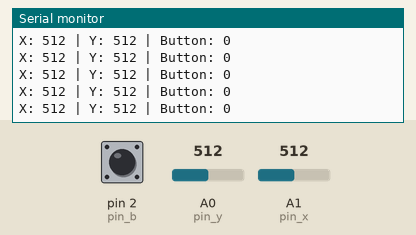
The sketch below on a simulated Arduino Uno, built with avr-gcc and run on an emulated ATmega328P. Parts: the last lines printed to the serial monitor. The inputs (shaded band) are chosen by the test bench; at power-on: A0 (pin_y) = 512, A1 (pin_x) = 512, pin 2 (pin_b) HIGH.

Above: at 1.2 s.
1.3 s: A0 (pin_y) set to 716
At 1.32 s:
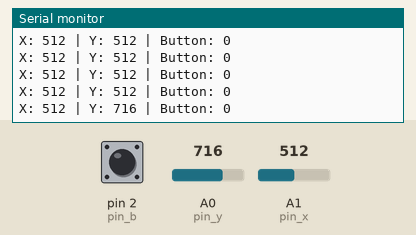
2.8 s: A1 (pin_x) set to 716
At 2.83 s:
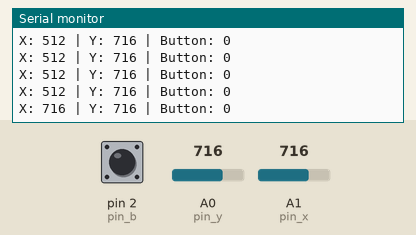
4.3 s: pin 2 (pin_b) pulled LOW for 0.15 s
At 4.74 s:
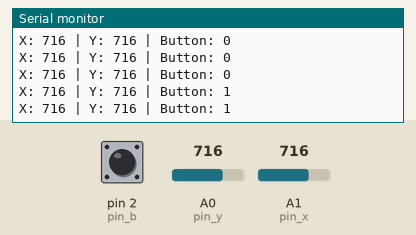
7.4 s: pin 2 (pin_b) pulled LOW for 1 s
At 8.66 s:
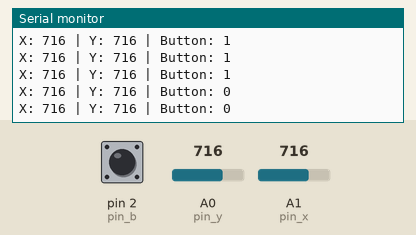
11.4 s: A0 (pin_y) set to 900
At 11.48 s:
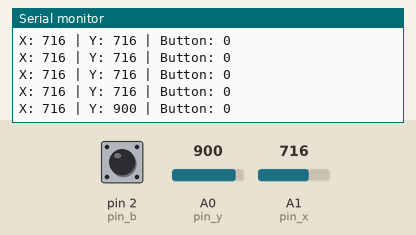
12.9 s: A1 (pin_x) set to 900
At 13.0 s:
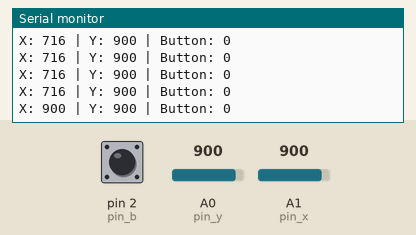
Timing chart, 0 to 15.4 s (numbered marks = the images above; inputs shaded):
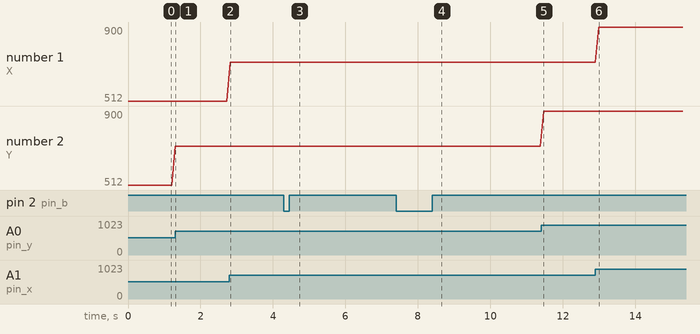

Measured:
- after the input at 1.3 s, the serial monitor: prints a new line at once (image 1)
- after the input at 2.8 s, the serial monitor: prints a new line at once (image 2)
- after the input at 4.3 s, the serial monitor: prints a new line after 0.33 s (image 3)
- after the input at 7.4 s, the serial monitor: prints a new line after 1.2 s (image 4)
- after the input at 11.4 s, the serial monitor: prints a new line after 0.08 s (image 5)
- after the input at 12.9 s, the serial monitor: prints a new line after 0.09 s (image 6)
- plotted number 2: 512 → 716 after the input at 1.3 s, 716 → 900 after the input at 11.4 s

The sketch:

joystick_Arduino.ino
```cpp
int pin_x = A1;
int pin_y = A0;
int pin_b = 2;

int position_x = 0;
int position_y = 0;
int b_now = 0;
int num = 0;

void setup(){
  // initialize serial communications at 9600 bps
  Serial.begin(9600);
  // set pin mod as INPUT
  pinMode(pin_x, INPUT);
  pinMode(pin_y, INPUT);
  //activate pull-up resistor on the push-button pin, then the voltage will be stable.
  pinMode(pin_b, INPUT_PULLUP);
  }

void button(){
  b_now = digitalRead(pin_b);
  if (b_now == 0){
    delay(300);
    b_now = digitalRead(pin_b);
    if (b_now == 1){
      if (num == 0){
        num = 1;
        }
      else {
        num = 0;
        }
      }
    }
  }

void read_show(){
  position_x = analogRead(pin_x);
  position_y = analogRead(pin_y);

  button();

  Serial.print("X: ");
  Serial.print(position_x);
  Serial.print(" | Y: ");
  Serial.print(position_y);
  Serial.print(" | Button: ");
  Serial.println(num);

  delay(100); // add some delay between reads
  }

void loop(){
  read_show();
  }
```
